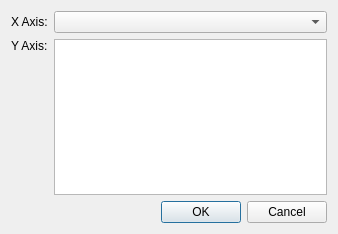
<?xml version="1.0" encoding="UTF-8"?>
<ui version="4.0">
 <class>Graph2dScatteredWindowDataSourceDialog</class>
 <widget class="QDialog" name="Graph2dScatteredWindowDataSourceDialog">
  <property name="geometry">
   <rect>
    <x>0</x>
    <y>0</y>
    <width>338</width>
    <height>234</height>
   </rect>
  </property>
  <property name="windowTitle">
   <string>Data Source Setting</string>
  </property>
  <layout class="QVBoxLayout" name="verticalLayout_2">
   <item>
    <layout class="QGridLayout" name="gridLayout">
     <item row="0" column="0">
      <widget class="QLabel" name="xAxisLabel">
       <property name="text">
        <string>X Axis:</string>
       </property>
      </widget>
     </item>
     <item row="0" column="1">
      <widget class="QComboBox" name="xAxisComboBox"/>
     </item>
     <item row="1" column="0">
      <layout class="QVBoxLayout" name="verticalLayout">
       <item>
        <widget class="QLabel" name="yAxisLabel">
         <property name="text">
          <string>Y Axis:</string>
         </property>
        </widget>
       </item>
       <item>
        <spacer name="verticalSpacer">
         <property name="orientation">
          <enum>Qt::Vertical</enum>
         </property>
         <property name="sizeHint" stdset="0">
          <size>
           <width>20</width>
           <height>40</height>
          </size>
         </property>
        </spacer>
       </item>
      </layout>
     </item>
     <item row="1" column="1">
      <widget class="QListWidget" name="yAxisListWidget">
       <property name="selectionMode">
        <enum>QAbstractItemView::MultiSelection</enum>
       </property>
      </widget>
     </item>
    </layout>
   </item>
   <item>
    <widget class="QDialogButtonBox" name="buttonBox">
     <property name="orientation">
      <enum>Qt::Horizontal</enum>
     </property>
     <property name="standardButtons">
      <set>QDialogButtonBox::Cancel|QDialogButtonBox::Ok</set>
     </property>
    </widget>
   </item>
  </layout>
 </widget>
 <resources/>
 <connections>
  <connection>
   <sender>buttonBox</sender>
   <signal>accepted()</signal>
   <receiver>Graph2dScatteredWindowDataSourceDialog</receiver>
   <slot>accept()</slot>
   <hints>
    <hint type="sourcelabel">
     <x>248</x>
     <y>254</y>
    </hint>
    <hint type="destinationlabel">
     <x>157</x>
     <y>274</y>
    </hint>
   </hints>
  </connection>
  <connection>
   <sender>buttonBox</sender>
   <signal>rejected()</signal>
   <receiver>Graph2dScatteredWindowDataSourceDialog</receiver>
   <slot>reject()</slot>
   <hints>
    <hint type="sourcelabel">
     <x>316</x>
     <y>260</y>
    </hint>
    <hint type="destinationlabel">
     <x>286</x>
     <y>274</y>
    </hint>
   </hints>
  </connection>
 </connections>
</ui>
